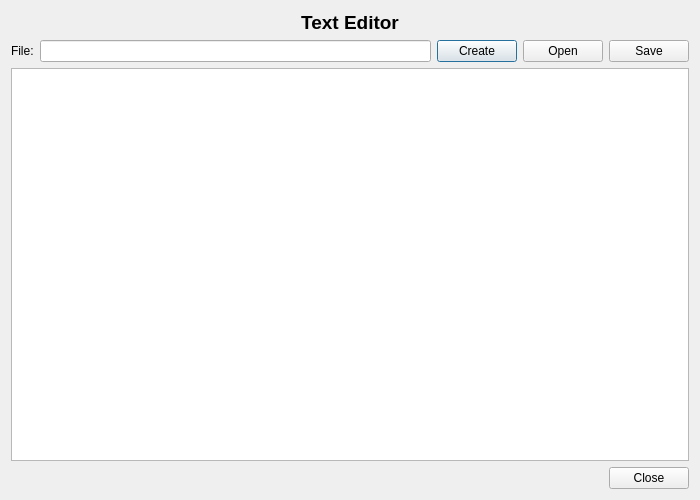
<?xml version="1.0" encoding="UTF-8"?>
<ui version="4.0">
 <class>TextEditor</class>
 
 <widget class="QDialog" name="TextEditor">
  <property name="geometry">
   <rect>
    <x>0</x>
    <y>0</y>
    <width>700</width>
    <height>500</height>
   </rect>
  </property>
  <property name="windowTitle">
   <string>Mini OS - Text Editor</string>
  </property>
  <layout class="QVBoxLayout" name="verticalLayout">
   <item>
    <widget class="QLabel" name="titleLabel">
     <property name="font">
      <font>
       <family>Arial</family>
       <pointsize>14</pointsize>
       <weight>75</weight>
       <bold>true</bold>
      </font>
     </property>
     <property name="text">
      <string>Text Editor</string>
     </property>
     <property name="alignment">
      <set>Qt::AlignCenter</set>
     </property>
    </widget>
   </item>
   <item>
    <layout class="QHBoxLayout" name="horizontalLayout">
     <item>
      <widget class="QLabel" name="filenameLabel">
       <property name="text">
        <string>File:</string>
       </property>
      </widget>
     </item>
     <item>
      <widget class="QLineEdit" name="fileNameEdit"/>
     </item>
     <item>
      <widget class="QPushButton" name="createButton">
       <property name="text">
        <string>Create</string>
       </property>
      </widget>
     </item>
     <item>
      <widget class="QPushButton" name="openButton">
       <property name="text">
        <string>Open</string>
       </property>
      </widget>
     </item>
     <item>
      <widget class="QPushButton" name="saveButton">
       <property name="text">
        <string>Save</string>
       </property>
      </widget>
     </item>
    </layout>
   </item>
   <item>
    <widget class="QTextEdit" name="textEdit"/>
   </item>
   <item>
    <layout class="QHBoxLayout" name="horizontalLayout_2">
     <item>
      <spacer name="horizontalSpacer">
       <property name="orientation">
        <enum>Qt::Horizontal</enum>
       </property>
       <property name="sizeHint" stdset="0">
        <size>
         <width>40</width>
         <height>20</height>
        </size>
       </property>
      </spacer>
     </item>
     <item>
      <widget class="QPushButton" name="closeButton">
       <property name="text">
        <string>Close</string>
       </property>
      </widget>
     </item>
    </layout>
   </item>
  </layout>
 </widget>
 <resources/>
 <connections/>
</ui>
